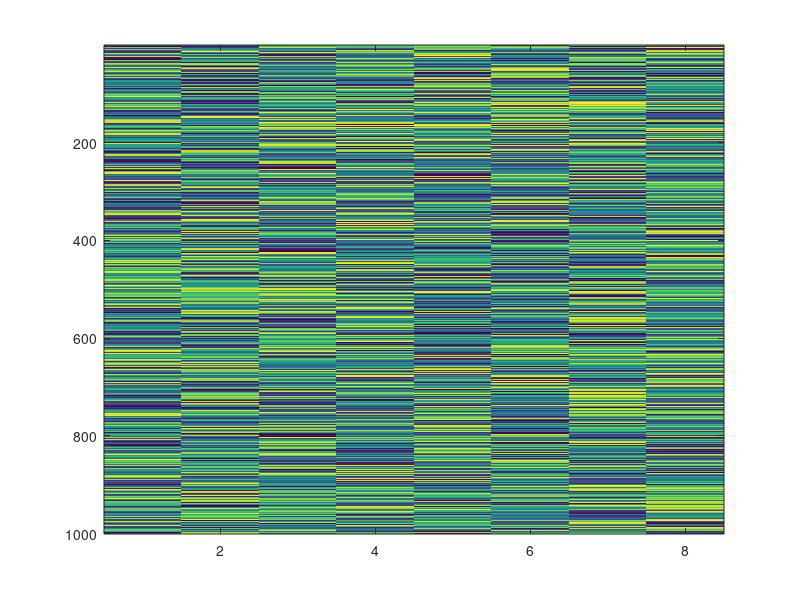

MATLAB code to generate this figure:
% NASA Space Challenge
% April 19, 2013
% Toronto, ROM
% Hamid Tizhoosh


% generate fake data
n = 1000;   % number of data samples
k = 6;          % number of features
l = 2;          % number of outputs
MyData = [];

% generate data
for i=1:n
        for j=1:k
            MyData(i,j) = rand();
        end
        for p=1:l
            MyData(i,k+p) = rand();
        end
end
% visulaize it 
imagesc(MyData)